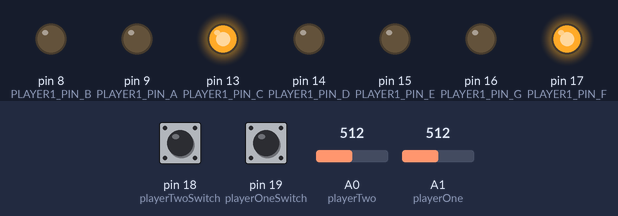
Simulated run of this sketch. Board: Arduino Mega 2560, built with avr-gcc and run on an emulated ATmega2560. Shown: output pins drawn as LEDs (lit = HIGH). The test bench sets the inputs (shaded band); at power-on: A1 (playerOne) = 512, pin 18 (playerTwoSwitch) HIGH, pin 19 (playerOneSwitch) HIGH, A0 (playerTwo) = 512. Pins used as bus, display or sensor lines are not drawn; what the sketch prints to the serial monitor is not drawn.

Above: at 4.2 s.
4.3 s: A1 (playerOne) set to 239
7.3 s: A1 (playerOne) set to 211
Timing chart, 0 to 10.3 s (numbered marks = the images above; inputs shaded):
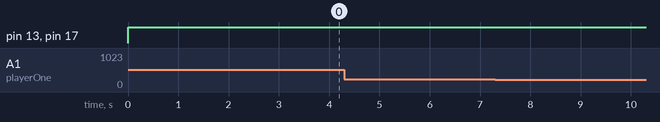

The sketch:

ping_pong_b_code.ino
```cpp
#define playerOne A1
#define playerTwo A0

#define playerOneSwitch 19
#define playerTwoSwitch 18

#define PLAYER1_PIN_A 9
#define PLAYER1_PIN_B 8
#define PLAYER1_PIN_F 17
#define PLAYER1_PIN_G 16

#define PLAYER1_PIN_E 15
#define PLAYER1_PIN_D 14
#define PLAYER1_PIN_C 13
#define PLAYER1_PIN_DP

#define PLAYER2_PIN_A 22
#define PLAYER2_PIN_B 28
#define PLAYER2_PIN_F 21
#define PLAYER2_PIN_G 20

#define PLAYER2_PIN_E 12
#define PLAYER2_PIN_D 11
#define PLAYER2_PIN_C 10
#define PLAYER2_PIN_DP

int playerOnePins[] = {PLAYER1_PIN_A, PLAYER1_PIN_B, PLAYER1_PIN_F, PLAYER1_PIN_G, PLAYER1_PIN_E, PLAYER1_PIN_D, PLAYER1_PIN_C, PLAYER1_PIN_DP};
// int playerTwoPins[] = {PLAYER2_PIN_A, PLAYER2_PIN_B, PLAYER2_PIN_F, PLAYER2_PIN_G, PLAYER2_PIN_E, PLAYER2_PIN_D, PLAYER2_PIN_C, PLAYER2_PIN_DP};

int Numbers[10][8] = {
// A, B, F, G, E, D, C, DP
  {0, 0, 0, 1, 0, 0, 0, 0}, // 0
  {1, 0, 1, 1, 1, 1, 0, 1}, // 1
  {0, 0, 1, 0, 0, 0, 1, 1}, // 2
  {0, 0, 1, 0, 1, 0, 0, 0}, // 3
  {1, 0, 0, 0, 1, 1, 0, 1}, // 4

// A, B, F, G, E, D, C, DP
  {0, 1, 0, 0, 1, 0, 0, 0}, // 5
  {0, 1, 0, 0, 0, 0, 0, 0}, // 6
  {0, 0, 1, 1, 1, 1, 0, 1}, // 7
  {0, 0, 0, 0, 0, 0, 0, 0}, // 8
  {0, 0, 0, 0, 1, 0, 0, 0}  // 9
};


void setup() {
  Serial.begin(9600);
  pinMode(playerOneSwitch, INPUT_PULLUP);
  pinMode(playerTwoSwitch, INPUT_PULLUP);

  for(int i=0;i<8;i++) {
    pinMode(playerOnePins[i], OUTPUT);
  }

  // for(int i=0;i<8;i++) {
  //   pinMode(playerTwoPins[i], OUTPUT);
  // }
}

int player1, player2;
int player1Switch, player2Switch;
int counter=0;

void loop() {
  player1 = analogRead(playerOne);
  player2 = analogRead(playerTwo);

  player1Switch = digitalRead(playerOneSwitch);
  player2Switch = digitalRead(playerTwoSwitch);

  player1 = map(player1, 0, 1023, 0, 452);
  player2 = map(player2, 0, 1023, 0, 452);

  Serial.print(player1);
  Serial.print(",");
  Serial.print(player2);
  Serial.print(",");
  Serial.print(player1Switch);
  Serial.print(",");
  Serial.println(player2Switch);

  // Serial.println();
  // Serial.print("From Processing");
  // // string val = Serial.read();
  // Serial.print(Serial.read());

  for(int i=0;i<9;i++) {
    digitalWrite(playerOnePins[i], Numbers[2][i]);
  }
  // for(int i=0;i<9;i++) {
  //   digitalWrite(playerTwoPins[i], Numbers[counter][i]);
  // }
  // counter++;
  // delay(500);
}
```

Measured:
- after the input at 4.3 s, every drawn part: stays the same
- after the input at 7.3 s, every drawn part: stays the same
